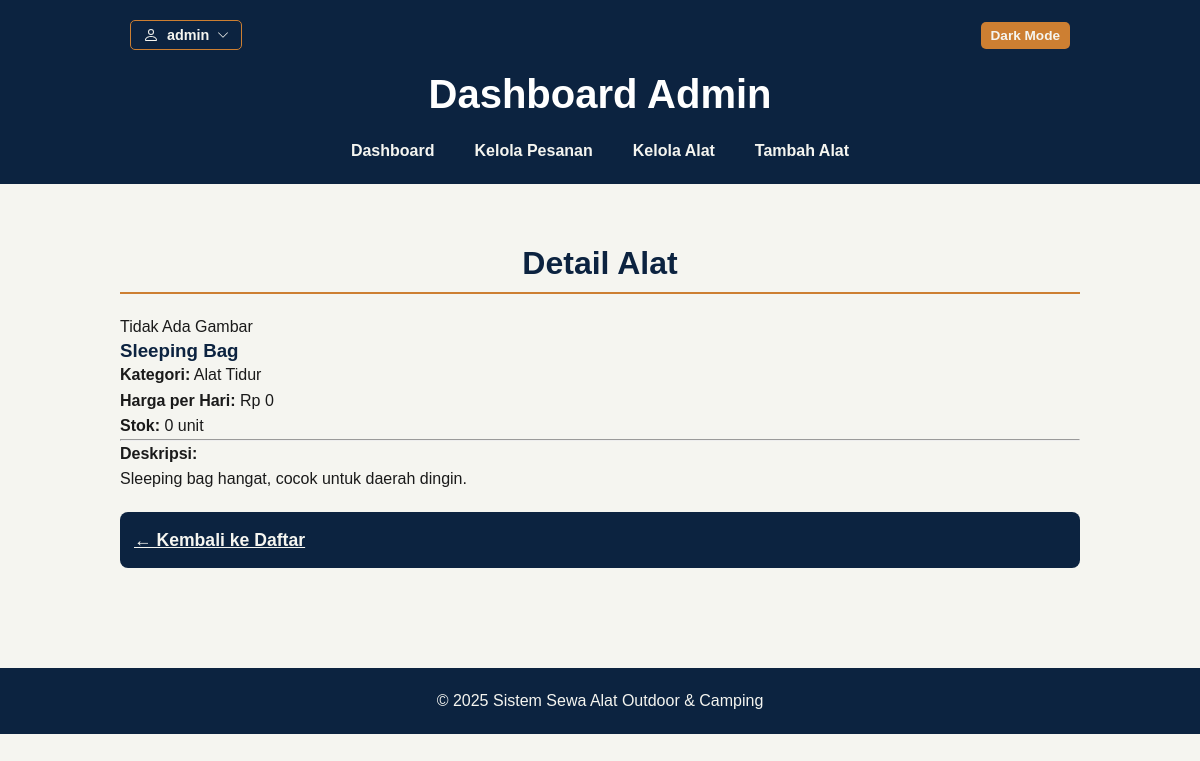
Before: /admin/dashboard.php?page=items_detail&id=3 (signed in) with the older database file.
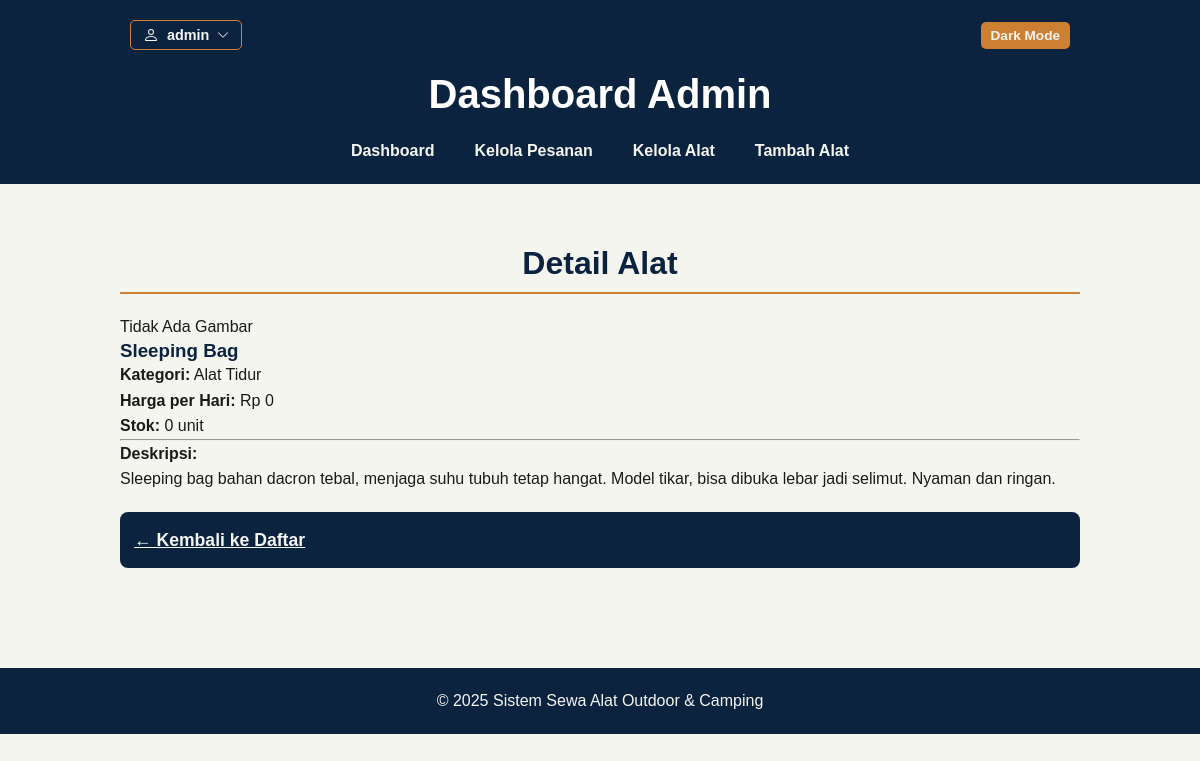
After: the same page with the newer database file.
### tables this page shows
CREATE TABLE IF NOT EXISTS items (
  id INT AUTO_INCREMENT PRIMARY KEY,
  title VARCHAR(255) NOT NULL,
  id_kategori INT NULL DEFAULT NULL,
  description TEXT,
  image VARCHAR(255) NULL DEFAULT NULL,
  created_at TIMESTAMP DEFAULT CURRENT_TIMESTAMP,
  updated_at TIMESTAMP DEFAULT CURRENT_TIMESTAMP ON UPDATE CURRENT_TIMESTAMP,
  
  CONSTRAINT fk_items_categories
    FOREIGN KEY (id_kategori)
    REFERENCES categories(id_kategori)
    ON DELETE SET NULL
    ON UPDATE CASCADE
);

CREATE TABLE IF NOT EXISTS categories (
  id_kategori INT AUTO_INCREMENT PRIMARY KEY,
  nama_kategori VARCHAR(100) NOT NULL UNIQUE
);

### admin/items/items_detail.php (the view, shortened to what this page needs)
<?php
$id = $_GET['id'] ?? null;
try {
    $sql = "SELECT items.*, categories.nama_kategori
            FROM items
            LEFT JOIN categories ON items.id_kategori = categories.id_kategori
            WHERE items.id = ?";
    $stmt = $pdo->prepare($sql);
    $stmt->execute([$id]);
    $item = $stmt->fetch();
} catch (PDOException $e) {
    die("Gagal mengambil data item: " . $e->getMessage());
}
?>
<h2 class="section-title">Detail Alat</h2>
<div class="item-detail-container">
    <div class="item-detail-image-container">
        <?php
        $image_path_relative = UPLOAD_DIR . htmlspecialchars($item['image'] ?? '');
        if (!empty($item['image']) && file_exists('../' . $image_path_relative)):
        ?>
            <img src="../<?php echo $image_path_relative; ?>" alt="<?php echo htmlspecialchars($item['title']); ?>" class="item-detail-image">
        <?php else: ?>
            <div class="item-detail-image-placeholder"><span>Tidak Ada Gambar</span></div>
        <?php endif; ?>
    </div>
    <div class="item-detail-info">
        <h3><?php echo htmlspecialchars($item['title']); ?></h3>
        <p><strong>Kategori:</strong> <?php echo htmlspecialchars($item['nama_kategori'] ?? '-'); ?></p>
        <p><strong>Harga per Hari:</strong> Rp <?php echo number_format($item['price_per_day'] ?? 0, 0, ',', '.'); ?></p>
        <p><strong>Stok:</strong> <?php echo $item['stock'] ?? 0; ?> unit</p>
        <hr class="detail-divider">
        <p><strong>Deskripsi:</strong></p>
        <div class="item-description">
            <?php echo nl2br(htmlspecialchars($item['description'] ?: 'Tidak ada deskripsi.')); ?>
        </div>
    </div>
</div>
<a href="dashboard.php?page=items_list" class="btn-submit" style="display:inline-block; margin-top: 20px;">&larr; Kembali ke Daftar</a>

Changed rows visible on the page:
changed items "Sleeping Bag": description "Sleeping bag hangat, cocok untuk daerah dingin." → "Sleeping bag bahan dacron tebal, menjaga suhu tubuh tetap hangat. Model tikar, bisa dibuka lebar jadi selimut. Nyaman dan ringan."
